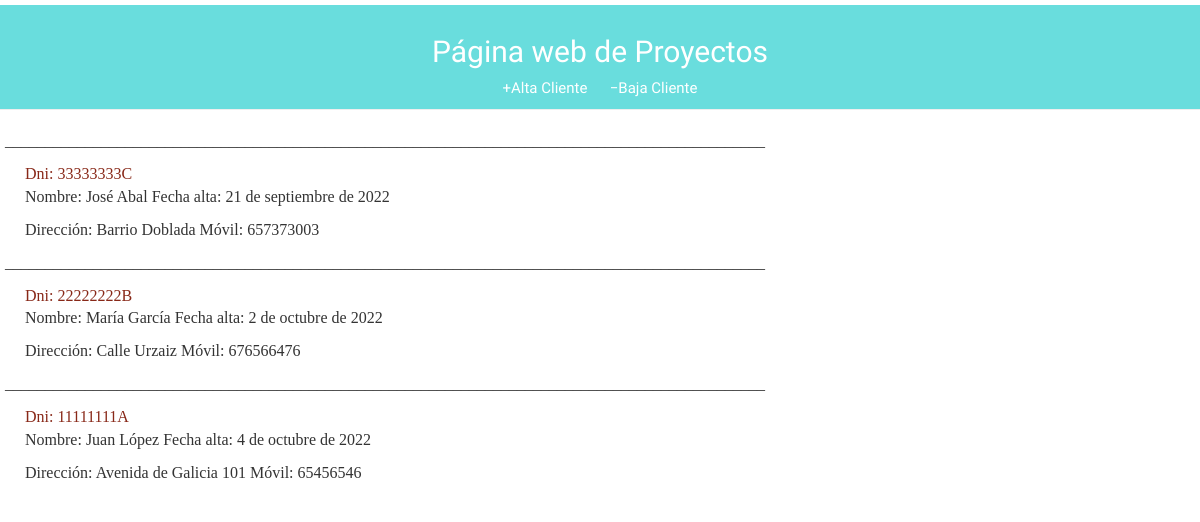
The app's page /, older data.
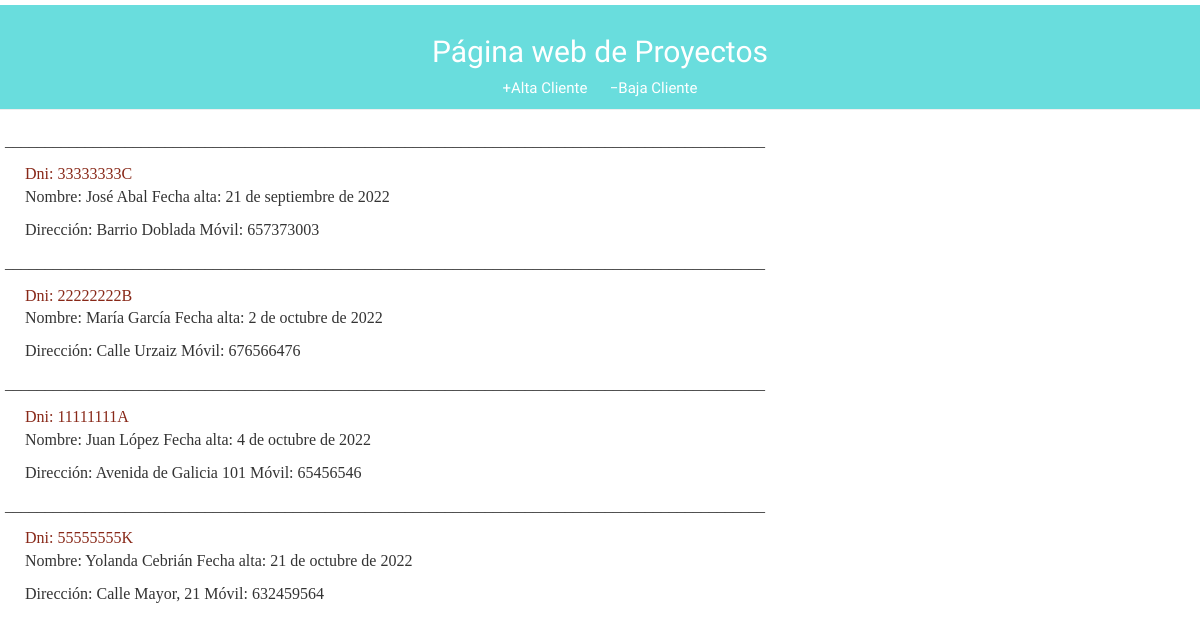
The same page, newer data.
### misitio/models.py (models this page shows)
class Cliente(models.Model):
    dni = models.CharField(max_length=10, primary_key = True)
    nombre = models.CharField(max_length=150, blank= False, null = False)
    fechalta = models.DateField('Fecha Alta', blank = False, null = False)
    direccion = models.CharField(max_length=150, blank = True, null = True )
    mobile = models.CharField(max_length=150, blank = False, null = True)

### misitio/views.py (the view)
# urls.py: path('', views.clientes_list, name='clientes_list'),
def clientes_list(request):
    clientes = Cliente.objects.filter(fechalta__lte=timezone.now()).order_by('fechalta')
    return render(request, 'misitio/clientes_list.html', {'clientes': clientes})

### misitio/templates/misitio/clientes_list.html
{% extends 'misitio/base.html' %}
{% block content %}
{% for cliente in clientes %}
  <p>_______________________________________________________________________________________________</p>
<div class="content">
    <p>  <div class='dni'>Dni: {{ cliente.dni }} </div>  Nombre: {{ cliente.nombre }}    Fecha alta: {{ cliente.fechalta }}</p>
    <p>Dirección: {{ cliente.direccion }}    Móvil: {{ cliente.mobile }}</p>
</div>
{% endfor %}
{% endblock %}

Row changes from the older to the newer data that the page shows:
added Cliente: dni "55555555K", nombre "Yolanda Cebrián", fechalta "21 de octubre de 2022", direccion "Calle Mayor, 21", mobile "632459564"
